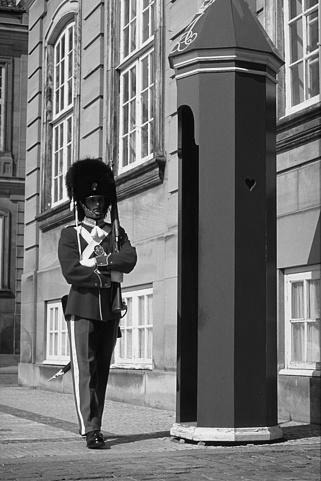
#> input picture inputs/p3_inp.jpg, 321 x 481 px, found by its file name
$ python prob3.py
#> lines starting #> are read from the running program, lines starting #| are printed output that depends on the picture
## Default modules imported. Import more if you need to.

import numpy as np
from skimage.io import imread, imsave
from scipy.signal import convolve2d as conv2

# Different thresholds to try
T0 = 1.0
T1 = 1.25
T2 = 1.5


########### Fill in the functions below

# Return magnitude, theta of gradients of X
def grads(X):
    #placeholder
    H = np.zeros(X.shape,dtype=np.float32)
    theta = np.zeros(X.shape,dtype=np.float32)

    dxl = [
        [1, 0, -1],
        [2, 0, -2],
        [1, 0, -1]
    ]
    dyl = [
        [1, 2, 1],
        [0, 0, 0],
        [-1, -2, -1]
    ]
    Dx = np.asarray(dxl)
    Dy = np.asarray(dyl)

    Gx = conv2(X, Dx, "same", "symm")
    Gy = conv2(X, Dy, "same", "symm")

    H = (Gx ** 2 + Gy ** 2) ** .5
    theta = np.arctan2(Gy,Gx)
    H = H.astype('float32')
    theta = theta.astype('float32')

    return H,theta

def nms(E, H, theta):
    orient = theta * 180. / np.pi
    orient[orient < 0] += 180

    E2 = np.zeros_like(E)

    deg0_0 = np.where(orient >= 0, 1, 0)
    deg0_1 = np.where(orient < 22.5, 1, 0)
    deg0_a = np.logical_and(deg0_0, deg0_1)
    deg0_2 = np.where(orient >= 175.5, 1, 0)
    deg0_3 = np.where(orient <= 180, 1, 0)
    deg0_b = np.logical_and(deg0_2, deg0_3)
    deg0 = np.logical_and(np.logical_or(deg0_a, deg0_b), E != 0)
    deg45_0 = np.where(22.5 <= orient, 1, 0)
    deg45_1 = np.where(orient < 67.5, 1, 0)
    deg45 = np.logical_and(np.logical_and(deg45_0, deg45_1), E != 0)
    deg90_0 = np.where(67.5 <= orient, 1, 0)
    deg90_1 = np.where(orient < 112.5, 1, 0)
    deg90 = np.logical_and(np.logical_and(deg90_0, deg90_1), E != 0)
    deg135_0 = np.where(112.5 <= orient, 1, 0)
    deg135_1 = np.where(orient < 157.5, 1, 0)
    deg135 = np.logical_and(np.logical_and(deg135_0, deg135_1), E != 0)

    X1 = deg0 * np.roll(H, (1,0))
    X2 = deg0 * np.roll(H, (-1, 0))
    E2 = np.logical_or(E2, np.logical_and(np.where(deg0 * H > X1, 1, 0), np.where(deg0 * H > X2, 1, 0)))

    X1 = deg45 * np.roll(H, (1, 1))
    X2 = deg45 * np.roll(H, (-1, -1))
    E2 = np.logical_or(E2, np.logical_and(np.where(deg45 * H > X1, 1, 0), np.where(deg45 * H > X2, 1, 0)))

    X1 = deg90 * np.roll(H, (0, 1))
    X2 = deg90 * np.roll(H, (0, -1))
    E2 = np.logical_or(E2, np.logical_and(np.where(deg90 * H > X1, 1, 0), np.where(deg90 * H > X2, 1, 0)))

    X1 = deg135 * np.roll(H, (1, -1))
    X2 = deg135 * np.roll(H, (-1, 1))
    E2 = np.logical_or(E2, np.logical_and(np.where(deg135 * H > X1, 1, 0), np.where(deg135 * H > X2, 1, 0)))

    return np.float32(E2)

########################## Support code below

from os.path import normpath as fn # Fixes window/linux path conventions
import warnings
warnings.filterwarnings('ignore')

img = np.float32(imread(fn('inputs/p3_inp.jpg')))/255.
#> img: shape (481, 321) float32; min 0, max 1, mean 0.448

H,theta = grads(img)
#> in grads, `Gy = conv2(X, Dy, "same", "symm")`:
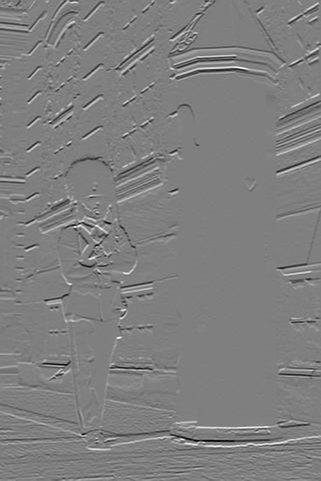
#> Gy: shape (481, 321) float64; min -3.56, max 3.55, mean -0.00162; drawn with min black and max white
#> in grads, `theta = np.arctan2(Gy,Gx)`:
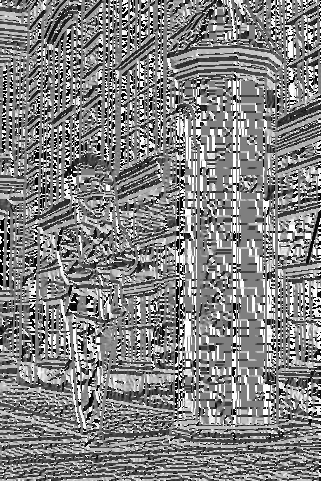
#> theta: shape (481, 321) float64; min -3.14, max 3.14, mean 0.0872; drawn with min black and max white

imsave(fn('outputs/prob3_a.jpg'),H/np.max(H[:]))

## Part b

E0 = np.float32(H > T0)
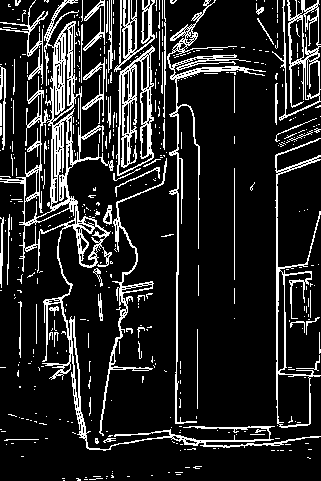
#> E0: shape (481, 321) float32; values 0 (black) and 1 (white), 14.7% white in thin lines or dots
E1 = np.float32(H > T1)
#> E1: shape (481, 321) float32; values 0 (black) and 1 (white), 10.3% white in thin lines or dots
E2 = np.float32(H > T2)
#> E2: shape (481, 321) float32; values 0 (black) and 1 (white), 7.5% white in thin lines or dots

imsave(fn('outputs/prob3_b_0.jpg'),E0)
imsave(fn('outputs/prob3_b_1.jpg'),E1)
imsave(fn('outputs/prob3_b_2.jpg'),E2)

E0n = nms(E0,H,theta)
#> in nms, `orient[orient < 0] += 180`:
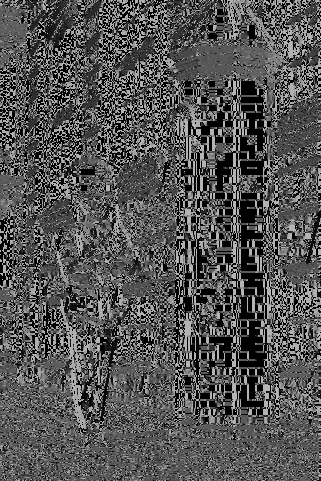
#> orient: shape (481, 321) float32; min 0, max 180, mean 83.8
#> in nms, `deg0_0 = np.where(orient >= 0, 1, 0)`: deg0_0: shape (481, 321) int64; every value is 1
#> in nms, `deg0_1 = np.where(orient < 22.5, 1, 0)`: deg0_1: shape (481, 321) int64; values 0 (black) and 1 (white), 25.2% white in thin lines or dots
#> in nms, `deg0_a = np.logical_and(deg0_0, deg0_1)`: deg0_a: shape (481, 321) bool; 25.2% white in thin lines or dots
#> in nms, `deg0_2 = np.where(orient >= 175.5, 1, 0)`: deg0_2: shape (481, 321) int64; values 0 (black) and 1 (white), 9.8% white in thin lines or dots
#> in nms, `deg0_b = np.logical_and(deg0_2, deg0_3)`: deg0_b: shape (481, 321) bool; 9.8% white in thin lines or dots
#> in nms, `deg0 = np.logical_and(np.logical_or(deg0_a, deg0_b), E != 0)`: deg0: shape (481, 321) bool; 7.2% white in thin lines or dots
#> in nms, `deg45_0 = np.where(22.5 <= orient, 1, 0)`: deg45_0: shape (481, 321) int64; values 0 (black) and 1 (white), 74.8% white; black in thin lines or dots
#> in nms, `deg45_1 = np.where(orient < 67.5, 1, 0)`:
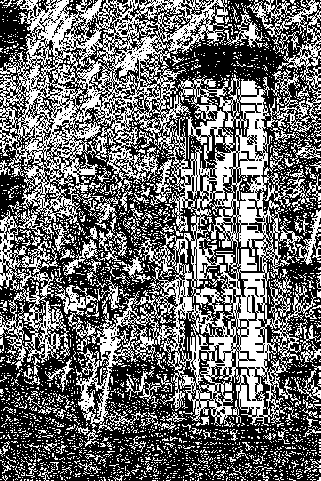
#> deg45_1: shape (481, 321) int64; values 0 (black) and 1 (white), 42.5% white in thin lines or dots
#> in nms, `deg45 = np.logical_and(np.logical_and(deg45_0, deg45_1), E != 0)`: deg45: shape (481, 321) bool; 2.3% white in thin lines or dots
#> in nms, `deg90_0 = np.where(67.5 <= orient, 1, 0)`: deg90_0: shape (481, 321) int64; values 0 (black) and 1 (white), 57.5% white; black in thin lines or dots
#> in nms, `deg90_1 = np.where(orient < 112.5, 1, 0)`: deg90_1: shape (481, 321) int64; values 0 (black) and 1 (white), 66% white; black in thin lines or dots
#> in nms, `deg90 = np.logical_and(np.logical_and(deg90_0, deg90_1), E != 0)`: deg90: shape (481, 321) bool; 3.1% white in thin lines or dots
#> in nms, `deg135_0 = np.where(112.5 <= orient, 1, 0)`: deg135_0: shape (481, 321) int64; values 0 (black) and 1 (white), 34% white in thin lines or dots
#> in nms, `deg135_1 = np.where(orient < 157.5, 1, 0)`:
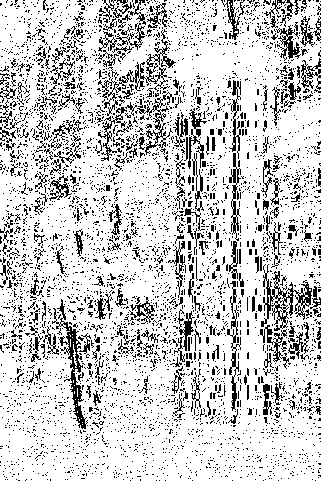
#> deg135_1: shape (481, 321) int64; values 0 (black) and 1 (white), 80.1% white; black in thin lines or dots
#> in nms, `deg135 = np.logical_and(np.logical_and(deg135_0, deg135_1), E != 0)`: deg135: shape (481, 321) bool; 0.69% white in thin lines or dots
#> in nms, `E2 = np.logical_or(E2, np.logical_and(np.where(deg0 * H > X1, 1, 0), n..`: E2: shape (481, 321) bool; 4.6% white in thin lines or dots
#> in nms, `E2 = np.logical_or(E2, np.logical_and(np.where(deg45 * H > X1, 1, 0), ..`: E2: shape (481, 321) bool; 6% white in thin lines or dots
#> in nms, `E2 = np.logical_or(E2, np.logical_and(np.where(deg90 * H > X1, 1, 0), ..`: E2: shape (481, 321) bool; 6.7% white in thin lines or dots
#> in nms, `return np.float32(E2)`: returned value: shape (481, 321) float32; values 0 (black) and 1 (white), 6.7% white in thin lines or dots
E1n = nms(E1,H,theta)
#> in nms (call 2), `deg0 = np.logical_and(np.logical_or(deg0_a, deg0_b), E != 0)`: deg0: shape (481, 321) bool; 4.9% white in thin lines or dots
#> in nms (call 2), `deg45 = np.logical_and(np.logical_and(deg45_0, deg45_1), E != 0)`: deg45: shape (481, 321) bool; 1.8% white in thin lines or dots
#> in nms (call 2), `deg90 = np.logical_and(np.logical_and(deg90_0, deg90_1), E != 0)`: deg90: shape (481, 321) bool; 2.1% white in thin lines or dots
#> in nms (call 2), `deg135 = np.logical_and(np.logical_and(deg135_0, deg135_1), E != 0)`: deg135: shape (481, 321) bool; 0.48% white in thin lines or dots
#> in nms (call 2), `E2 = np.logical_or(E2, np.logical_and(np.where(deg0 * H > X1, 1, 0), n..`:
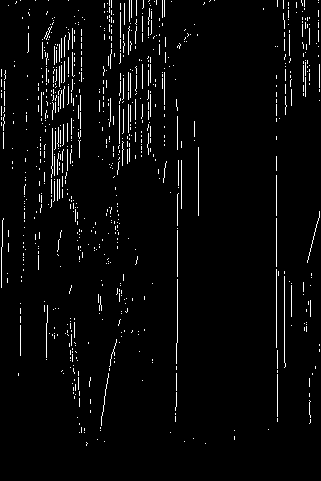
#> E2: shape (481, 321) bool; 3.4% white in thin lines or dots
E2n = nms(E2,H,theta)

imsave(fn('outputs/prob3_b_nms0.jpg'),E0n)
imsave(fn('outputs/prob3_b_nms1.jpg'),E1n)
imsave(fn('outputs/prob3_b_nms2.jpg'),E2n)
